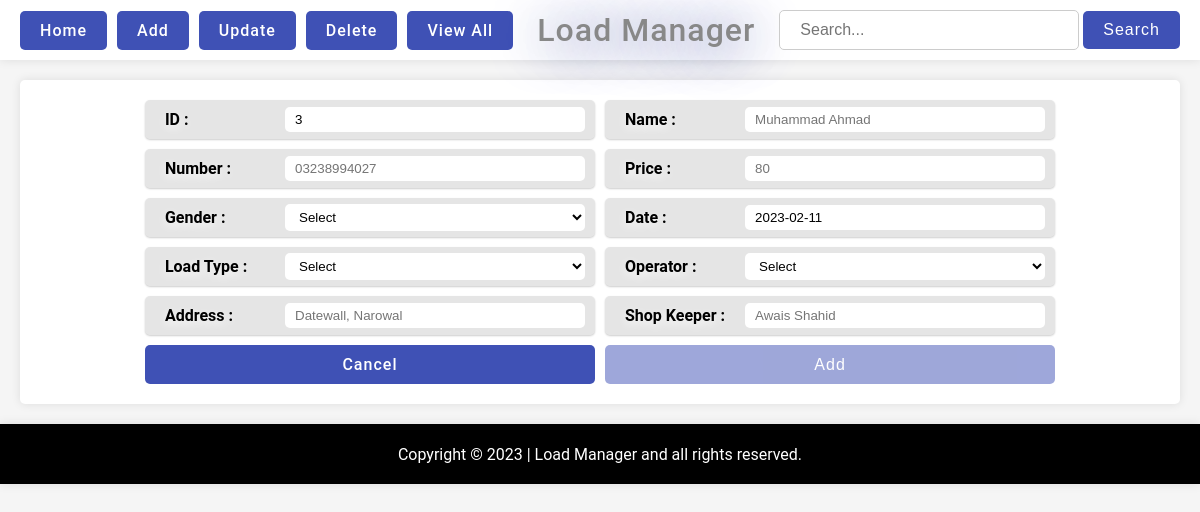
Page /add on the committed database.
### Load_Menu/models.py (models this page shows, shortened)
class NavItem(models.Model):
    name = models.CharField(max_length=50)
    url = models.CharField(max_length=50)

### Load_Menu/views.py (the view)
# urls.py: path('add', views.add, name = "AddPage"),
def add(request):
    if request.method == "POST":
        id = request.POST['add_id']
        name = request.POST['add_name']
        number = request.POST['add_number']
        price = request.POST['add_price']
        gender = request.POST['add_gender']
        date = request.POST['add_date']
        load_type = request.POST['add_load_type']
        operator = request.POST['add_operator']
        address = request.POST['add_address']
        shop_keeper = request.POST['add_shop_keeper']
        addToDatabase = isValid(request, id, name, number, price, gender, load_type, operator, address, shop_keeper)
        if addToDatabase:
            newLoadItem = LoadMenu(id=id, name=name, number=number, price=price, gender=gender, date=date, load_type=load_type, operator=operator, address=address, shop_keeper=shop_keeper)
            newLoadItem.save()
            messages.success(request, "Load added successfully!")
        else:
            pass
        return redirect('HomePage')
    else:
        NavItems = NavItem.objects.all()
        operators = OperatorItem.objects.all()
        try:
            max_value = int(LoadMenu.objects.values().last()['id']) + 1
        except Exception as e:
            max_value = 1
        today = timezone.now().date().strftime("%Y-%m-%d")
        params = {"NavItems": NavItems, "operators": operators, "max_value": max_value, "today": today}
        return render(request, "add.html", params)

### Load_Menu/templates/add.html (shortened to what this page needs)
{% extends "layout.html" %}
{% load static %}
{% block style %}<link rel="stylesheet" href="{% static 'Load_Menu/styles/add.css' %}">{% endblock %}
{% block content %}
<form id="add_from" action="add" method="POST">
    <div class="form_item">
        <label for="add_id">ID : </label>
        <input type="number" name="add_id" id="add_id" value="{{max_value}}" readonly required>
    </div>
    <div class="form_item">
        <label for="add_name">Name : </label>
        <input type="text" name="add_name" id="add_name" placeholder="Muhammad Ahmad" required>
    </div>
    <div class="form_item">
        <label for="add_number">Number : </label>
        <input type="text" name="add_number" id="add_number" maxlength="11" placeholder="03238994027" required>
    </div>
    <div class="form_item">
        <label for="add_price">Price : </label>
        <input type="number" name="add_price" id="add_price" min="80" placeholder="80" required>
    </div>
    <div class="form_item">
        <label for="add_gender">Gender : </label>
        <select name="add_gender" id="add_gender" required>
            <option disabled selected value="disabled">Select</option>
        </select>
    </div>
    <div class="form_item">
        <label for="add_date">Date : </label>
        <input type="text" name="add_date" id="add_date" readonly value="{{today}}">
    </div>
    <div class="form_item">
        <label for="add_load_type">Load Type : </label>
        <select name="add_load_type" id="add_load_type" required>
            <option disabled selected value="disabled">Select</option>
        </select>
    </div>
    <div class="form_item">
        <label for="add_operator">Operator : </label>
        <select name="add_operator" id="add_operator" required>
            <option disabled selected value="disabled">Select</option>
        </select>
    </div>
    <div class="form_item">
        <label for="add_address">Address : </label>
        <input type="text" name="add_address" id="add_address" placeholder="Datewall, Narowal" required>
    </div>
    <div class="form_item">
        <label for="add_shop_keeper">Shop Keeper : </label>
        <input type="text" name="add_shop_keeper" id="add_shop_keeper" placeholder="Awais Shahid" required>
    </div>
    <a href="/" class="btnPrimary" id="addCancelBtn" type="submit">Cancel</a>
    <button class="btnPrimary" id="addSubmitBtn" style="opacity: 0.5; pointer-events: none;" type="button" >Add</button>
</form>
{% load static %}
{% endblock %}

### Load_Menu/templates/layout.html (shortened to what this page needs)
<!DOCTYPE html>
<html lang="en">
<head>
    {% load static %}
    <link rel="stylesheet" href="{% static 'Load_Menu/styles/globalIn.css' %}">
    {% block style %}{% endblock %}
</head>
<body>
    <nav id="navigationBar">
        <div class="navBtns">
            {% for item in NavItems %}
            <a href="{{item.url}}" class="btnPrimary">{{item.name}}</a>
            {% empty %}
            <h1>Record Not Found!</h1>
            {% endfor %}
        </div>
        <div class="logo_title">
            <h1 class="logo_heading">Load Manager</h1>
        </div>
        <div class="searchBox">
            <form action="searchEngine" method="post">
                <input type="text" name="inputItem" placeholder="Search..." required>
                <button class="btnPrimary" type="submit">Search</button>
            </form>
        </div>
    </nav>
    <div class="mainContainer">
        {% block content %}
        {% endblock %}
    </div>
    <footer id="footerBar">
        <p>Copyright &copy; <span id="dateYear"></span> | Load Manager and all rights reserved.</p>
    </footer>
{% if messages %}
    {% load static %}
{% endif %}
</body>
</html>

### Load_Menu/static/Load_Menu/styles/globalIn.css (style rules this page uses)
* { margin: 0; padding: 0; box-sizing: border-box; }
body { font-family: 'Roboto', sans-serif; background-color: #f5f5f5; width: 100; height: 100vh; }
#navigationBar { display: flex; justify-content: space-between; align-items: center; background-color: #fff; padding: 0 20px; min-height: 60px; box-shadow: 0 0 10px rgba(0,0,0,0.1); }
.navBtns { display: flex; justify-content: space-between; align-items: center; gap: 10px; }
.btnPrimary { cursor: pointer; border: none; outline: none; background-color: #3f51b5; text-align: center; color: #fff; padding: 10px 20px; border-radius: 5px; font-size: 16px; font-weight: 500; transition: all 0.3s ease; text-decoration: none; letter-spacing: 1px; }
.logo_heading { font-size: 2rem; text-shadow: 1px 4px 50px #243186; font-weight: 500; color: #888; letter-spacing: 1px; }
.searchBox input[type="text"] { width: 300px; padding: 10px 20px; border: 1px solid #ccc; border-radius: 5px; font-size: 16px; font-weight: 500; outline: none; transition: all 0.3s ease; }
.mainContainer { display: flex; justify-content: center; background-color: #fff; border-radius: 5px; align-items: center; flex-direction: column; padding: 20px; margin: 20px; box-shadow: 0 0 10px rgba(0,0,0,0.1); }
#footerBar { width: 100%; display: flex; justify-content: center; align-items: center; background-color: #000; color: #fff; padding: 0 20px; min-height: 60px; box-shadow: 0 0 10px rgba(0,0,0,0.1); }

### Load_Menu/static/Load_Menu/styles/add.css (style rules this page uses)
#add_from { display: grid; grid-template-columns: 1fr 1fr; gap: 10px; }
#add_from label { color: black; text-shadow: 0px 3px 10px white; font-weight: bold; cursor: pointer; text-align: right; border-radius: 5px; padding: 5px 10px; transition: 0.3s all ease; }
#add_from input, #add_from select { border-radius: 5px; border: none; outline: none; background-color: #fff; width: 300px; padding: 5px 10px; }
.form_item { display: flex; align-items: center; justify-content: space-between; gap: 10px; background: rgba(0, 0, 0, 0.1); box-shadow: 0px 1px 2px rgba(0, 0, 0, 0.2); padding: 5px 10px; border-radius: 5px; transition: 0.3s all ease; }

### rows in the picture
NavItem: name "Home"
NavItem: name "Add"
NavItem: name "Update"
NavItem: name "Delete"
NavItem: name "View All"
